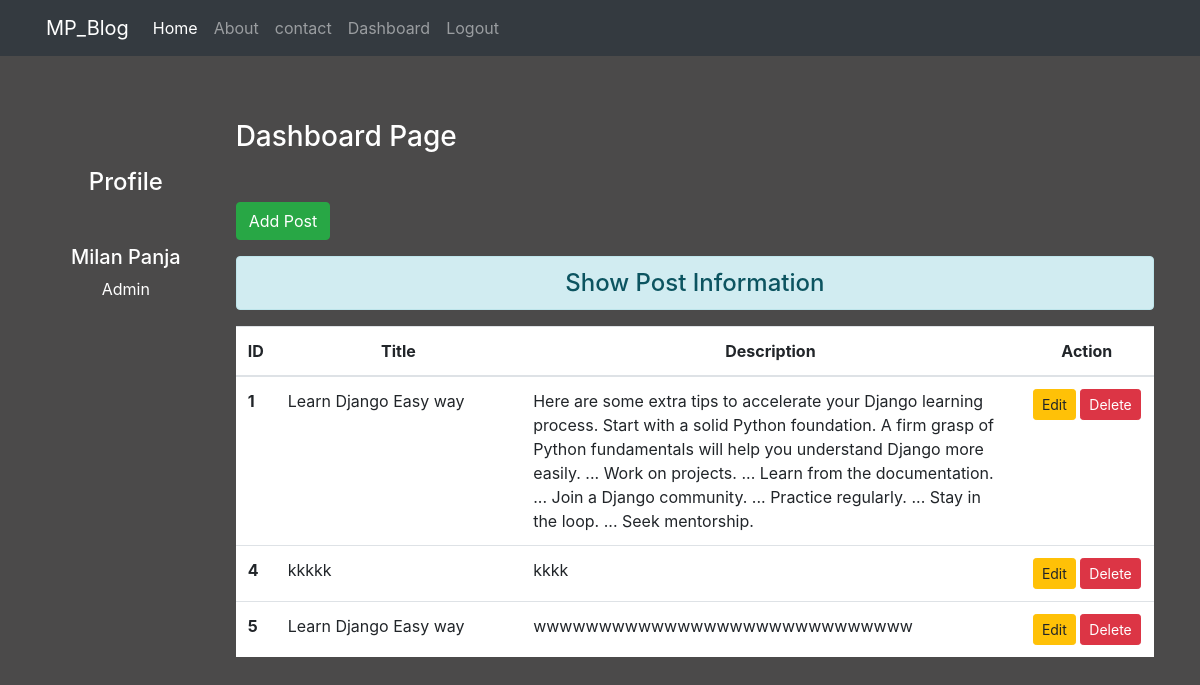
The page /dashboard/ (signed in) on the database its author committed.
### blog/models.py (models this page shows)
class Podt(models.Model):
    title=models.CharField(max_length=150)
    desc=models.TextField()

### blog/views.py (the view)
# urls.py: path('dashboard/', views.dashboard,name='dashboard'),
def dashboard(request):
    if request.user.is_authenticated:
        post=Podt.objects.all()
        user=request.user
        full_name=user.get_full_name()
        gps=user.groups.all()
        return render(request,'blog/dashboard.html',{'posts':post,'full_name':full_name,'groups':gps})
    else:
        return HttpResponseRedirect('/login/')

### blog/templates/blog/dashboard.html (shortened to what this page needs)
{% extends "blog/base.html" %}
{% load static %}
{% block side %}
<div class="col-sm-2 text-white my-5 text-center">
    <h4 class="my-5">Profile</h4>
    <h5>{{full_name}}</h5>
    {% for group in groups %}
    <p>{{group.name}}</p>
    {% endfor %}
</div>
{% endblock side %}
{% block content %}
<div class="col-sm-10">
    <h3 class="text-white my-5">Dashboard Page</h3>
    <a href="{% url 'addpost' %}" class="btn btn-success">Add Post</a>
    <h4 class="text-center alert alert-info mt-3">Show Post Information</h4>
    {% if posts %}
    <table class="table table-hover bg-white">
        <thead>
            <tr class="text-center">
                <th scope="col" style="width: 2%;">ID</th>
                <th scope="col" style="width: 28%;">Title</th>
                <th scope="col" style="width: 55%;">Description</th>
                <th scope="col" style="width: 15%;">Action</th>
            </tr>
        </thead>
        <tbody>
            {% for pot in posts %}
            <tr>
                <th scope="roew">{{pot.id}}</th>
                <td>{{pot.title}}</td>
                <td>{{pot.desc}}</td>
                <td class="text-center">
                    <a href="{% url 'updatepost' pot.id %}" class="btn btn-warning btn-sm">Edit</a>
                    {% if perms.blog.delete_post %}
                    <form action="{% url 'delete' pot.id %}"  method="post" class="d-inline">{% csrf_token %}
                        <input type="submit" class="btn btn-danger btn-sm" value="Delete">
                    </form>
                    {% endif %}
                </td>
            </tr>
            {% endfor %}
        </tbody>
    </table>
        {% else %}
        <h4 class="text-center alert alert-warning">No Records</h4>
        {% endif %}
</div>
{% endblock content %}

### blog/templates/blog/base.html (shortened to what this page needs)
<!DOCTYPE html>
 {% load static %}
<html lang="en">
<head>
    <link rel="stylesheet" href=" {% static 'blog/css/bootstrap.css' %}">
    <link rel="stylesheet" href="{% static 'blog/css/style.css' %}">
</head>
<body>
    <div class="container-fluid bg-dark">
     {% include "blog/navbar.html" %}
    <div class="container">
      <div class="row">
        {% block side%}
        {% endblock side %}
        {% block content%}
        {% endblock content %}
      </div>
    </div>
</body>
</html>

### blog/templates/blog/navbar.html (shortened to what this page needs)
  <nav class="navbar navbar-expand-lg navbar-dark bg-dark">
    <div class="container-fluid">
      <a class="navbar-brand" href="{% url "home" %}">MP_Blog</a>
      <div class="collapse navbar-collapse" id="navbarNav">
        <ul class="navbar-nav">
          <li class="nav-item">
            <a class="nav-link active" aria-current="page" href="/">Home</a>
          </li>
          <li class="nav-item">
            <a class="nav-link" href="{% url "about" %}">About</a>
          </li>
          <li class="nav-item">
            <a class="nav-link" href="{% url "contact" %}">contact</a>
          </li>
          {% if request.user.is_authenticated %}
          <li class="nav-item">
            <a class="nav-link" href="{% url "dashboard" %}">Dashboard</a>
          </li>
          <li class="nav-item">
            <a class="nav-link" href="{% url "logout" %}">Logout</a>
          </li>
         {% endif %}
        </ul>
      </div>
    </div>
  </div>

### blog/static/blog/css/style.css (style rules this page uses)
body { background-color: rgb(75, 74, 74); color: antiquewhite; }
* { box-sizing: border-box; }
.container { max-width: 1140px; margin-left: auto; margin-right: auto; padding: 1em; }
ul { list-style: none; padding: 0; }

### rows shown on the page
Podt: id "1", title "Learn Django Easy way", desc "Here are some extra tips to accelerate your Django learning process. Start with a solid Python foundation. A firm grasp of Python fundamentals will help you understand Django more easily. ... Work on projects. ... Learn from the documentation. ... Join a Django community. ... Practice regularly. ... Stay in the loop. ... Seek mentorship."
Podt: id "4", title "kkkkk", desc "kkkk"
Podt: id "5", title "Learn Django Easy way", desc "wwwwwwwwwwwwwwwwwwwwwwwwwwwww"

### other values the page prints
{{ full_name }} "Milan Panja"
{{ group.name }} "Admin"
